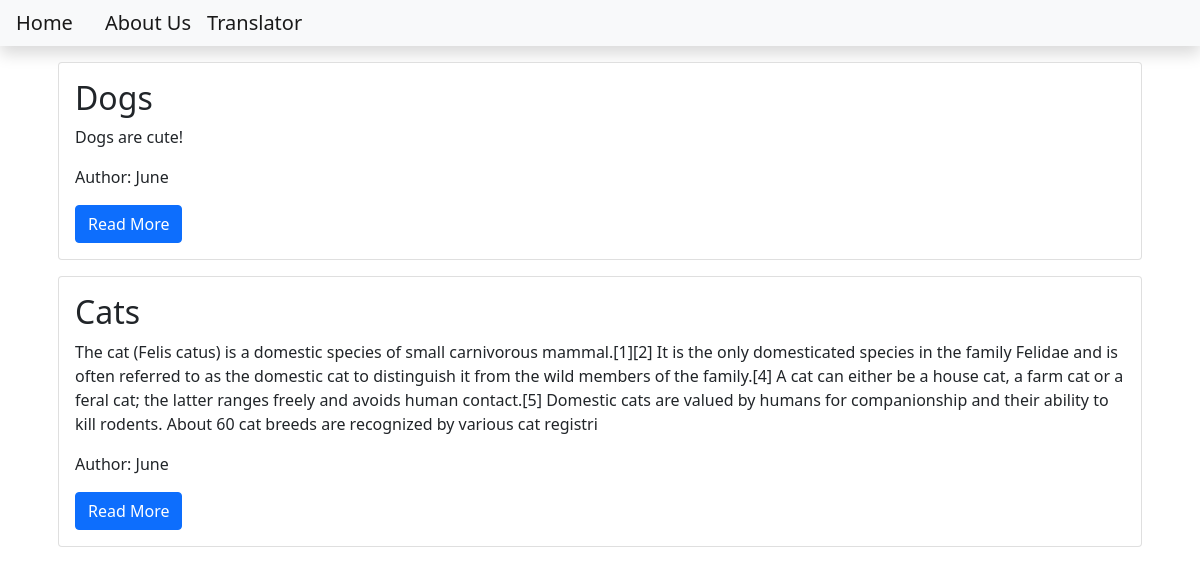
The page / on the database its author committed.
### blog/models.py (models this page shows, shortened)
class Post(models.Model):
    title = models.CharField(max_length=200)
    content = models.TextField()
    date_created = models.DateTimeField(auto_now_add=True)
    slug = models.SlugField(max_length=200, unique=True)
    author = models.ForeignKey(to=User, on_delete=models.CASCADE)
    status = models.IntegerField(choices=STATUS, default=0)

### blog/views.py (the view)
# urls.py: path('', views.PostList.as_view(), name='home')
class PostList(generic.ListView):
    queryset = Post.objects.filter(status=1).order_by('-date_created')
    template_name = 'index.html'

### templates/index.html
{% extends 'base.html' %}
{% block content %}
        <div class="container">
        {% for post in post_list %}
            <div class="card m-3">
                <div class="card-body">
                    <h2 class="card-title">
                        {{post.title}}
                    </h2>
                    <p class="card-text">
                        {{post.content | slice:"500"}}
                    </p>
                    <p class="card-text">
                        Author: {{post.author | title}}
                    </p>
                    <a class="btn btn-primary" href="{% url 'blog_view' post.slug %}">Read More</a>
                </div>
            </div>
        {% endfor %}
        </div>
{% endblock content %}

### templates/base.html (shortened to what this page needs)
<!DOCTYPE html>
<html lang="en">
    <head>
        <link href="https://cdn.jsdelivr.net/npm/bootstrap@5.1.3/dist/css/bootstrap.min.css" rel="stylesheet">
    </head>
    <body>
        <nav class="navbar navbar-expand-lg navbar-light bg-light shadow mb-3" id="mainNav">
            <div class="collapse navbar-collapse" id="navbarResponsive">
                <ul class="navbar-nav ml-auto">
                    <li class="nav-item">
                        <a class="navbar-brand p-3" href="{% url 'home' %}">Home</a>
                    </li>
                    <li>
                        <a class="navbar-brand" href="{% url 'about_view' %}">About Us</a>
                    </li>
                    <li>
                        <a class="navbar-brand" href="{% url 'translator_view' %}">Translator</a>
                    </li>
                </ul>
            </div>
        </nav>
{% block content %}
{% endblock content %}
</body>
</html>

### rows shown on the page
Post: title "Dogs", content "Dogs are cute!", author "June"
Post: title "Cats", content "The cat (Felis catus) is a domestic species of small carnivorous mammal.[1][2] It is the only domesticated species in the family Felidae and is often referred to as the domestic cat to distinguish it from the wild members of the family.[4] A cat can either be a house cat, a farm cat or a feral cat; the latter ranges freely and avoids human contact.[5] Domestic cats are valued by humans for companionship and their ability to kill rodents. About 60 cat breeds are recognized by various cat registri", author "June"
